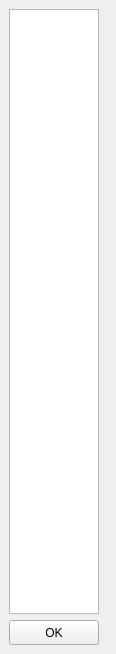
<?xml version="1.0" encoding="UTF-8"?>
<ui version="4.0">
 <class>MainWindow</class>
 <widget class="QMainWindow" name="MainWindow">
  <property name="geometry">
   <rect>
    <x>0</x>
    <y>0</y>
    <width>116</width>
    <height>654</height>
   </rect>
  </property>
  <property name="minimumSize">
   <size>
    <width>116</width>
    <height>654</height>
   </size>
  </property>
  <property name="maximumSize">
   <size>
    <width>116</width>
    <height>654</height>
   </size>
  </property>
  <property name="font">
   <font>
    <family>Ubuntu</family>
   </font>
  </property>
  <property name="windowTitle">
   <string>MainWindow</string>
  </property>
  <widget class="QWidget" name="centralwidget">
   <layout class="QVBoxLayout" name="verticalLayout">
    <item>
     <widget class="QListWidget" name="_list_widget">
      <property name="minimumSize">
       <size>
        <width>90</width>
        <height>600</height>
       </size>
      </property>
      <property name="maximumSize">
       <size>
        <width>90</width>
        <height>16777215</height>
       </size>
      </property>
      <property name="selectionMode">
       <enum>QAbstractItemView::MultiSelection</enum>
      </property>
      <property name="movement">
       <enum>QListView::Static</enum>
      </property>
      <property name="resizeMode">
       <enum>QListView::Adjust</enum>
      </property>
      <property name="layoutMode">
       <enum>QListView::SinglePass</enum>
      </property>
      <property name="viewMode">
       <enum>QListView::ListMode</enum>
      </property>
      <property name="selectionRectVisible">
       <bool>false</bool>
      </property>
      <property name="sortingEnabled">
       <bool>false</bool>
      </property>
     </widget>
    </item>
    <item>
     <widget class="QPushButton" name="_ok_btn">
      <property name="minimumSize">
       <size>
        <width>90</width>
        <height>25</height>
       </size>
      </property>
      <property name="maximumSize">
       <size>
        <width>90</width>
        <height>25</height>
       </size>
      </property>
      <property name="text">
       <string>OK</string>
      </property>
      <property name="shortcut">
       <string>Return</string>
      </property>
     </widget>
    </item>
   </layout>
  </widget>
 </widget>
 <resources/>
 <connections/>
</ui>
